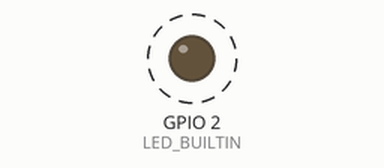
Bench run of a program on a simulated ESP32. Shown: output pins drawn as LEDs (lit = HIGH). Dashed ring = blinking. What the program prints to the serial monitor is not drawn.

Above: at 2.4 s.
Timing chart, 0 to 5.0 s (numbered marks = the images above):
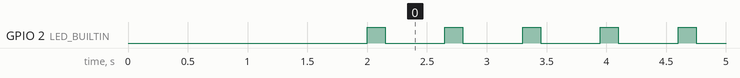

The program:

main.cpp
```cpp
/*
 * Blink
 * Turns on an LED on for one second,
 * then off for one second, repeatedly.
 */

#include <Arduino.h>

int counter=0; // variable to be incremented during the loop, add it to the WATCH section to view the value.

void setup()
{
  // initialize LED digital pin as an output.
  pinMode(LED_BUILTIN, OUTPUT);
  Serial.begin(115200);
  delay(2000);
  Serial.println("Start");
}

void loop()
{
  // turn the LED on (HIGH is the voltage level)
  digitalWrite(LED_BUILTIN, HIGH);
  // wait for a second
  delay(150);
  // turn the LED off by making the voltage LOW
  digitalWrite(LED_BUILTIN, LOW);
   // wait for a second
  delay(500);
  counter++;
  Serial.println("Running");
  Serial.println(counter);
 }
```

Measured:
- by itself, GPIO 2 (LED_BUILTIN): alternates HIGH for 0.15 s and LOW for 0.50 s
